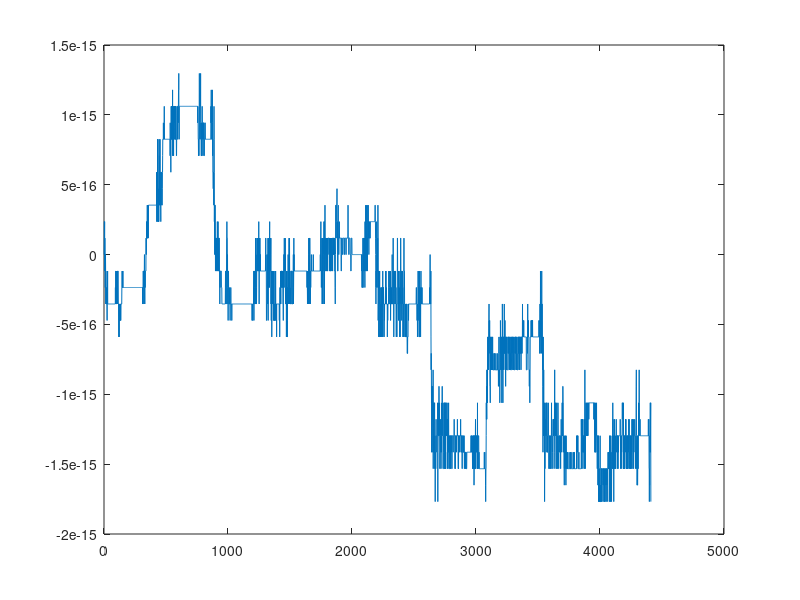

Write MATLAB code to recreate this figure.
fs = 44100;
c = 100;
L = 1;
k = 1 / fs;     % Time step
h = c * k;      % Grid spacing

lambdaSq = (c * k / h)^2; % Courant number squared

P = 1/4;              % Plucking position
N = floor(L / h) + 1; % Number of grid-points

%% Raised cosine input
cosWidth = round(N / 10);
raisedCos = 0.5 * (cos(pi:(2*pi)/cosWidth:3*pi) + 1);

%% Initialise state vectors
u = zeros(N, 1);
u(floor(N * P - cosWidth / 2 : ceil(N * P + cosWidth / 2))) = raisedCos;
uPrev = u;
uNext = zeros(N, 1);

%% Boundary Conditions
bound = "Neu";
 
%% Extra Settings
lengthSound = fs / 10;

%% Matrix Representation
matrix = true;
if matrix
    if strcmp(bound, "Dir")
        Dxx = (sparse(2:N, 1:N-1, ones(1, N-1), N, N) + ...
            sparse(1:N, 1:N, -2 * ones(1, N), N, N) + ...
            sparse(1:N-1, 2:N, ones(1, N-1), N, N));
        I = sparse(1:N, 1:N, ones(1, N), N, N); 
    else
        if strcmp(bound, "Neu")
            Dxx = (sparse(2:N, 1:N-1, [ones(1, N-2) 2], N, N) + ...
                sparse(1:N, 1:N, -2 * ones(1, N), N, N) + ...
                sparse(1:N-1, 2:N, [2 ones(1, N-2)], N, N));
            I = sparse(1:N, 1:N, ones(1, N), N, N);
        end
    end

    B = 2 * I + lambdaSq * Dxx;
    kinEnergy = zeros(lengthSound,1);
    potEnergy = zeros(lengthSound,1);

    for n = 1 : lengthSound
        uNext(2:N-1) = B(2:N-1, 2:N-1) * u(2:N-1) - uPrev(2:N-1);
        kinEnergy(n) = 1 / 2 * sum (h * ((1 / k * (u(1:N) - uPrev(1:N))).^2));
        if strcmp(bound, "Dir")
            potEnergy(n) = c^2 / 2 * sum (1 / h * ...
                (u(2:N) - u(1:N-1)) .* (uPrev(2:N) - uPrev(1:N-1)));
        else
            potEnergy(n) = c^2 / 2 * sum (1 / h * ...
                (u(2:N) - u(1:N-1)) .* (uPrev(2:N) - uPrev(1:N-1)));
        end
        uPrev = u;
        u = uNext;
    end
    totEnergy = kinEnergy + potEnergy;
    totEnergy = (totEnergy-totEnergy(1))/totEnergy(1);
    maxTotEnergy = max(totEnergy) - min(totEnergy);
    plot (totEnergy);
    
else
    i = 1;
    kinEnergy = zeros(lengthSound,1);
    potEnergy = zeros(lengthSound,1);
    totEnergy = zeros(lengthSound,1);
    for n = 1 : lengthSound
        for l = 1 : length(u)
            if strcmp(bound, "Dir")
                if l ~= N
                    if l ~= 1
                        uNext(l) = 2 * (1 - lambdaSq) * u(l) + lambdaSq * (u(l - 1) + u(l + 1)) - uPrev(l);
                    end
                    potEnergy(n) = potEnergy(n) + c^2 / 2 * 1 / h * ...
                        (u(l + 1) - u(l)) * (uPrev(l + 1) - uPrev(l));
                end
            else
                if strcmp(bound, "Neu")
                    if l == N
                        uNext(N) = 2 * u(N) - uPrev(N) + lambdaSq * (-u(N)+u(N-1));
%                         potEnergy(n) = potEnergy(n) + c^2 / 2 * 1 / h * ...
%                             (u(N - 1) - u(N - 2)) * (uPrev(N - 1) - uPrev(N - 2));
                    else
                        if l == 1
                            uNext(1) = 2 * u(1) - uPrev(1) + lambdaSq*(u(2)-u(1));
                        else
                            uNext(l) = 2 * u(l) + lambdaSq * (u(l - 1) - 2 * u(l) + u(l + 1)) - uPrev(l);
                        end
%                             + (h / (2 * k)) * (u(1) - uPrev(1)) + (h / (2 * k)) * (u(N) - uPrev(N))
                        potEnergy(n) = potEnergy(n) + c^2 / 2 * 1 / h * ...
                                 (u(l + 1) - u(l)) * (uPrev(l + 1) - uPrev(l));
                    end
                    
                end
            end
            kinEnergy(n) = kinEnergy(n) + 1 / 2 * (h / k^2) * (u(l) - uPrev(l))^2;
%             potEnergy(n) = potEnergy(n) + c^2 / 2 * (h * (1 / 2 * (1 / h * ...
%                     (u(l+1) - u(l) - uPrev(l+1) + uPrev(l))))^2 - ...
%                     k^2 / 4 * (h * (1/k * (1/h * (u(l+1) - u(l) - uPrev(l+1) + uPrev(l))))^2));

        end
        
        subplot(2,1,1);
        plot(uNext);
        totEnergy = kinEnergy + potEnergy;
        subplot(2,1,2);
        plot((totEnergy(1:n)-totEnergy(1))/totEnergy(1));
        drawnow;
        uPrev = u;
        u = uNext;
    end
    % totEnergy = kinEnergy + potEnergy;
    totEnergy = kinEnergy + potEnergy;
    % totEnergy = (totEnergy-totEnergy(1))/totEnergy(1);
    totEnergy = (totEnergy-totEnergy(1))/totEnergy(1);
    % plot(totEnergy);
    % hold on;
    plot(totEnergy);
    %     hold on; plot(potEnergy2);
    %     hold on; plot(kinEnergy2);
    % plot(out);
end
